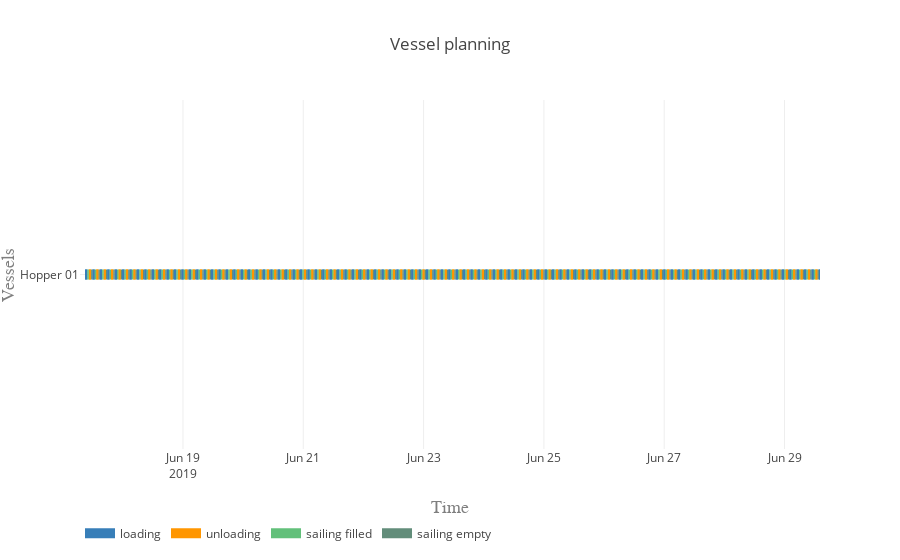

Write notebook code for a chart like this one.
### Markdown cell above
#### Vessel planning

### Code cell
vessels = [hopper]

activities = ['loading', 'unloading', 'sailing filled', 'sailing empty']
colors = {0:'rgb(55,126,184)', 1:'rgb(255,150,0)', 2:'rgb(98, 192, 122)', 3:'rgb(98, 141, 122)'}

plot.vessel_planning(vessels, activities, colors)

### Figure 1 — Plotly figure (JSON) as saved in the notebook; plotly's stock layout.template omitted (floating-point values rounded to 4 significant figures; data arrays with more than 128 entries replaced by an {"elided": "..."} marker saying what was removed)
{"data": [{"connectgaps": false, "hoverinfo": "y+name", "line": {"color": "rgb(55,126,184)", "width": 10}, "mode": "lines", "name": "loading", "type": "scatter", "uid": "bec30a8b-3110-41f1-a71a-bc8306ce4b0d", "x": {"elided": "1000 str values"}, "y": {"elided": "1000 str values"}}, {"connectgaps": false, "hoverinfo": "y+name", "line": {"color": "rgb(255,150,0)", "width": 10}, "mode": "lines", "name": "unloading", "type": "scatter", "uid": "2cc705c3-2729-4a17-8647-1fa8d6a28986", "x": {"elided": "1000 str values"}, "y": {"elided": "1000 str values"}}, {"connectgaps": false, "hoverinfo": "y+name", "line": {"color": "rgb(98, 192, 122)", "width": 10}, "mode": "lines", "name": "sailing filled", "type": "scatter", "uid": "e6d223aa-688d-492b-ac86-dde1410c7248", "x": {"elided": "500 str values"}, "y": {"elided": "500 str values"}}, {"connectgaps": false, "hoverinfo": "y+name", "line": {"color": "rgb(98, 141, 122)", "width": 10}, "mode": "lines", "name": "sailing empty", "type": "scatter", "uid": "9944d6d8-d47e-4546-839a-6e709581d4df", "x": {"elided": "495 str values"}, "y": {"elided": "495 str values"}}], "layout": {"hovermode": "closest", "legend": {"orientation": "h", "x": 0, "y": -0.2}, "title": "Vessel planning", "xaxis": {"range": ["2019-06-17 06:54:59", "2019-06-29 14:09:21.511561"], "title": "Time", "titlefont": {"color": "#7f7f7f", "family": "Courier New, monospace", "size": 18}}, "yaxis": {"title": "Vessels", "titlefont": {"color": "#7f7f7f", "family": "Courier New, monospace", "size": 18}}}}
